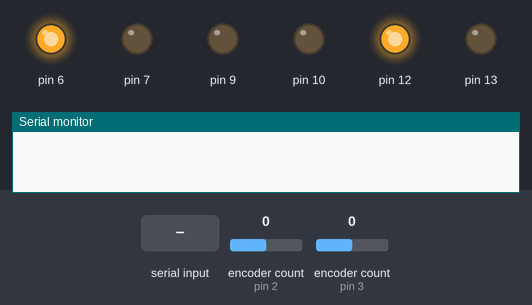
This sketch was run on a simulated Arduino Uno, built with avr-gcc and run on an emulated ATmega328P. Parts: output pins drawn as LEDs (lit = HIGH), the last lines printed to the serial monitor. Inputs (shaded band) come from the test bench; at power-on: encoder count (sensors on pin 3, pin 2) 0. EEPROM starts erased.

Above: at 1.2 s.
1.3 s: "D,45\n" received over Serial
At 1.6 s:
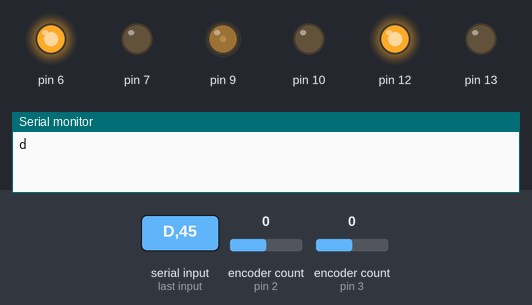
2.8 s: encoder count (sensor on pin 3) set to 4
At 3.3 s:
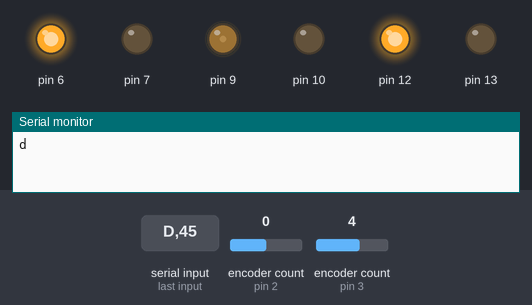
4.3 s: "L90\n" received over Serial
At 5.1 s:
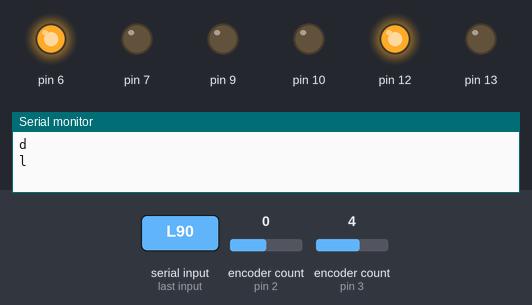
5.8 s: "L,45\n" received over Serial
At 6.2 s:
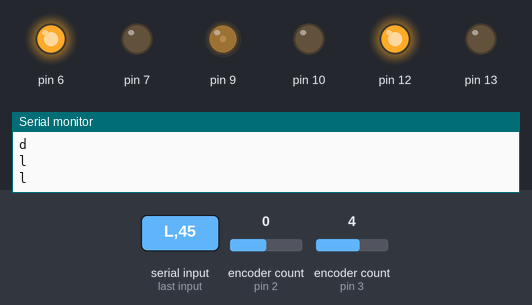
7.3 s: "D,45\n" received over Serial
At 8.5 s:
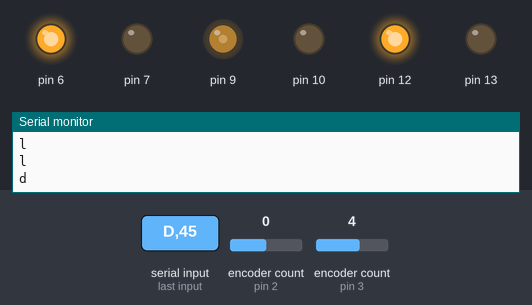
8.8 s: "D90\n" received over Serial
At 9.7 s:
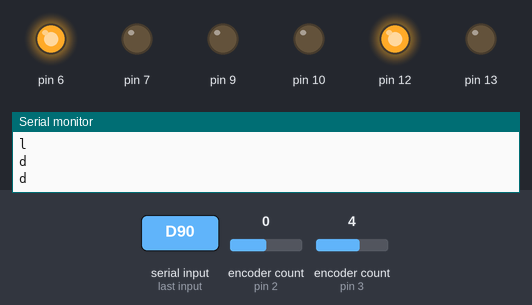
Timing chart, 0 to 11.3 s (numbered marks = the images above; inputs shaded):
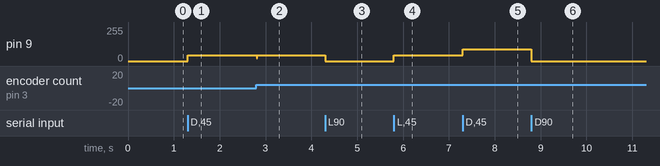

The sketch:

DiffMotorVelocityControl.ino
```cpp
//H,1,1.5,0.1,1/2
#define DEBUG 0
#define MAGICADDRESS 7
// randomly(or is it!) defined eeprom 42 address

// SET VELOCITY:  D,speed_motor_left,speed_motor_right\n
// SET PIDs:      H,P,I,D,1/2\n
// READ ENCODER:  R\n
// SET PWM:       L,speed_motor_left,speed_motor_right\n
// RESET ENCODER: I\n

#include <math.h>
#include <EEPROM.h>

#include <Encoder.h>
Encoder encL(3,5);
Encoder encR(2,4);

#include "MusafirMotor.h"
MusafirMotor motorL(6, 7, 9);
MusafirMotor motorR(12, 13, 10);
struct motorParams {
  double kp;
  double ki;
  double kd;
};
motorParams motorPIDL;
motorParams motorPIDR;

const float wheel_radius = 3.35; // in cm
const float circumference = 2 * M_PI * wheel_radius;
const float tickDistance = (float)circumference/1500.0;

unsigned long previousMillis = 0;
const long interval = 10;

String inputString = "";         // a string to hold incoming data
boolean stringComplete = false;  // whether the string is complete

#include <PID_v1.h>
double vel1 = 0, vel2 = 0;
double spd1, spd2;
double pwm1, pwm2;
// PID (&input, &output, &setpoint, kp, ki, kd, DIRECT/REVERSE)
PID pidL(&spd1, &pwm1, &vel1, 1,0,0, DIRECT);
PID pidR(&spd2, &pwm2, &vel2, 1,0,0, DIRECT);
boolean pidActive= false;

void setup() {
  Serial.begin(115200);
  inputString.reserve(100);

  encL.write(0);
  encR.write(0);
  motorL.setDir(FORWARD);
  motorR.setDir(FORWARD);

  initEEPROM();

  pidL.SetMode(MANUAL);       // PID CONTROL OFF
  pidR.SetMode(MANUAL);
  pidL.SetTunings(motorPIDL.kp, motorPIDL.ki, motorPIDL.kd);
  pidR.SetTunings(motorPIDR.kp, motorPIDR.ki, motorPIDR.kd);
  pidL.SetSampleTime(interval);      // sample time for PID
  pidR.SetSampleTime(interval);
  pidL.SetOutputLimits(0,255);  // min/max PWM
  pidR.SetOutputLimits(0,255);
}

void(* resetFunc) (void) = 0;//declare reset function at address 0

unsigned int debugCount=0;
int zp=0;
void loop() {
  if (stringComplete) {
    interpretSerialData();
    stringComplete = false;
    inputString = "";
  }

  unsigned long currentMillis = millis();
  if (currentMillis - previousMillis >= interval) {
    previousMillis = currentMillis;
    long encCurr1 = encL.read();
    long encCurr2 = encR.read();
    resetEncoders();

    float distance1 = (float)encCurr1*tickDistance;
    spd1 = (float)distance1*(1000.0/interval);
    float distance2 = (float)encCurr2*tickDistance;
    spd2 = (float)distance2*(1000.0/interval);

    debugCount++;
    if(DEBUG && (debugCount%10==0)){
//      Serial.print(encCurr1);
//      Serial.print(", ");
//      Serial.print(distance1);
//      Serial.print(", ");
      Serial.print(spd1);
      Serial.print(", ");
//      Serial.print(vel1);
//      Serial.print(", ");
      Serial.print(vel1-spd1);
      Serial.print(", ");
      Serial.print(pwm1);
      Serial.print(" | ");
//      Serial.print(encCurr2);
//      Serial.print(", ");
//      Serial.print(distance2);
//      Serial.print(", ");
      Serial.print(spd2);
      Serial.print(", ");
//      Serial.print(vel2);
//      Serial.print(", ");
      Serial.print(vel2-spd2);
      Serial.print(", ");
      Serial.print(pwm2);
      Serial.println();
    }
  }
  pidL.Compute();
  pidR.Compute();
  if(pidActive){
    if(vel1>0) motorL.setPWM(pwm1);
    else motorL.setPWM(0);
    if(vel2>0) motorR.setPWM(pwm2);
    else motorR.setPWM(0);
  }
}

void interpretSerialData(void){
    int c1=1, c2=1;
    int val1=0, val2=0;
    switch(inputString[0]){
      case 'D':
        // COMMAND:  D,speed_motor_left,speed_motor_right\n
        c1 = inputString.indexOf(',')+1;
        c2 = inputString.indexOf(',',c1);
        val1 = inputString.substring(c1,c2).toInt();
        c1 = c2+1;
        val2 = inputString.substring(c1).toInt();
        if(val1<0) { motorL.setDir(BACKWARD); val1 = -val1; }
        else         motorL.setDir(FORWARD);
        if(val2<0) { motorR.setDir(BACKWARD); val2 = -val2; }
        else         motorR.setDir(FORWARD);
        vel1 = val1;
        vel2 = val2;
        if(DEBUG){
          Serial.print("Velocity 1 ");
          Serial.println(vel1);
          Serial.print("Velocity 2 ");
          Serial.println(vel2);
        }
        Serial.println('d');
        if(vel1>0)
          pidL.SetMode(AUTOMATIC);
        else
          pidL.SetMode(MANUAL);
        if(vel2>0)
          pidR.SetMode(AUTOMATIC);
        else
          pidR.SetMode(MANUAL);
        pidActive= true;
        break;
      case 'H':
        // COMMAND:  H,P,I,D,1/2\n
        float p,i,d;
        c1 = inputString.indexOf(',')+1;
        c2 = inputString.indexOf(',',c1);
        p = inputString.substring(c1,c2).toFloat();
        c1 = c2+1;
        c2 = inputString.indexOf(',',c1);
        i = inputString.substring(c1,c2).toFloat();
        c1 = c2+1;
        c2 = inputString.indexOf(',',c1);
        d = inputString.substring(c1,c2).toFloat();
        c1 = c2+1;
        val1 = inputString.substring(c1).toInt();
        if(val1==1) {
          motorPIDL.kp = p;
          motorPIDL.ki = i;
          motorPIDL.kd = d;
          pidL.SetTunings(motorPIDL.kp, motorPIDL.ki, motorPIDL.kd);
          EEPROM.put((const int)MAGICADDRESS, motorPIDL);
          if(DEBUG) Serial.println("motorPIDL ");
        }
        else if(val1==2){
          motorPIDR.kp = p;
          motorPIDR.ki = i;
          motorPIDR.kd = d;
          pidR.SetTunings(motorPIDR.kp, motorPIDR.ki, motorPIDR.kd);
          EEPROM.put((const int)(MAGICADDRESS+sizeof(motorParams)), motorPIDR);
          if(DEBUG) Serial.println("motorPIDR ");
        }
        Serial.print("kp: ");
        Serial.println(p);
        Serial.print("ki: ");
        Serial.println(i);
        Serial.print("kd: ");
        Serial.println(d);
        Serial.println('h');
        break;
      case 'L':
        // COMMAND:  L,speed_motor_left,speed_motor_right\n
        c1 = inputString.indexOf(',')+1;
        c2 = inputString.indexOf(',',c1);
        val1 = inputString.substring(c1,c2).toInt();
        c1 = inputString.indexOf(',',c2)+1;
        val2 = inputString.substring(c1).toInt();
        if(val1<0) { motorL.setDir(BACKWARD); val1 = -val1; }
        else         motorL.setDir(FORWARD);
        if(val2<0) { motorR.setDir(BACKWARD); val2 = -val2; }
        else         motorR.setDir(FORWARD);
        pidActive= false;
        pidL.SetMode(MANUAL);
        pidR.SetMode(MANUAL);
        pwm1 = val1;
        pwm2 = val2;
        motorL.setPWM(pwm1);
        motorR.setPWM(pwm2);
        if(DEBUG){
          Serial.print("PWM1: "); Serial.println(val1);
          Serial.print("PWM2: "); Serial.println(val2);
        }
        Serial.println('l');
        break;
      case 'R':
        // COMMAND:  R\n
        Serial.print("r,");
        Serial.print(encL.read());
        Serial.print(',');
        Serial.print(encR.read());
        Serial.println();
        break;
      case 'I':
        // COMMAND: I\n
        resetEncoders();
        Serial.println('i');
        break;
      default:
        Serial.print("UNKNOWN COMMAND: ");
        Serial.println(inputString);
        break;
    }
}

void initEEPROM(void){
  int checkEEPROM=0;
  EEPROM.get(0, checkEEPROM);
  if(checkEEPROM==MAGICADDRESS){
    if(DEBUG) Serial.println("Reading from EEPROM.");
    EEPROM.get((const int)MAGICADDRESS, motorPIDL);   //(address, data)
    EEPROM.get((const int)(MAGICADDRESS+sizeof(motorParams)), motorPIDR);
  }
  else{
    //set default values
    if(DEBUG) Serial.println("Setting Default Values.");
    EEPROM.put(0, MAGICADDRESS);
    motorPIDL.kp = 1.0;
    motorPIDL.ki = 0.0;
    motorPIDL.kd = 0.0;
    EEPROM.put((const int)MAGICADDRESS, motorPIDL);

    motorPIDR.kp = 1.0;
    motorPIDR.ki = 0.0;
    motorPIDR.kd = 0.0;
    EEPROM.put((const int)(MAGICADDRESS+sizeof(motorParams)), motorPIDR);
  }
}

void resetEncoders(void){
  encL.write(0);
  encR.write(0);
}

void serialEvent()
{
  while (Serial.available()) {
    // get the new byte:
    char inChar = (char)Serial.read();
    // add it to the inputString:
    inputString += inChar;
    // if the incoming character is a newline, set a flag
    // so the main loop can do something about it:
    if (inChar == '\n') {
      stringComplete = true;
    }
  }
}
```

MusafirMotor.cpp
```cpp
// (licence header left out)
#include "MusafirMotor.h"


// ---------------------------------------------------------------------------
// MusafirMotor constructor
// ---------------------------------------------------------------------------

MusafirMotor::MusafirMotor(uint8_t ch1_pin, uint8_t ch2_pin, uint8_t pwm_pin) {
	_ch1_pin = ch1_pin;
	_ch2_pin = ch2_pin;
	_pwm_pin = pwm_pin;
	pinMode(ch1_pin, OUTPUT);
	pinMode(ch2_pin, OUTPUT);
	pinMode(pwm_pin, OUTPUT);
	setDir(FORWARD);
}


// ---------------------------------------------------------------------------
// Standard  methods
// ---------------------------------------------------------------------------

void MusafirMotor::setPWM(uint8_t pwm) {
	_pwm = pwm;
	analogWrite(_pwm_pin,_pwm);
}

unsigned int MusafirMotor::getPWM() {
	return(_pwm);
}

void MusafirMotor::setDir(uint8_t dir) {
	if(_dir!=dir){
		_dir = dir;
		switch(_dir){
			case FORWARD:
				digitalWrite(_ch1_pin, HIGH);
				digitalWrite(_ch2_pin, LOW);
				break;
			case BACKWARD:
				digitalWrite(_ch1_pin, LOW);
				digitalWrite(_ch2_pin, HIGH);
				break;
			case BRAKE:
				digitalWrite(_ch1_pin, HIGH);
				digitalWrite(_ch2_pin, HIGH);
				break;
			case RELEASE:
				digitalWrite(_ch1_pin, LOW);
				digitalWrite(_ch2_pin, LOW);
				break;
		}
	}
}

unsigned int MusafirMotor::getDir() {
	return(_dir);
}
```

MusafirMotor.h
```cpp
// (licence header left out)
#ifndef MusafirMotor_h
#define MusafirMotor_h

#if defined (ARDUINO) && ARDUINO >= 100
	#include <Arduino.h>
#else
	#include <WProgram.h>
	#include <pins_arduino.h>
#endif

#if defined (__AVR__)
	#include <avr/io.h>
#endif

#define FORWARD   1
#define BACKWARD  2
#define BRAKE     3
#define RELEASE   4

class MusafirMotor {
	public:
		MusafirMotor(uint8_t ch1_pin, uint8_t ch2_pin, uint8_t pwm_pin);
		void setPWM(uint8_t pwm);
		unsigned int getPWM();
		void setDir(uint8_t dir);
		unsigned int getDir();
	private:
		uint8_t _ch1_pin;
		uint8_t _ch2_pin;
		uint8_t _pwm_pin;
		uint8_t _pwm;
		uint8_t _dir;
};

#endif
```

Measured:
- after the input at 1.3 s, pin 9: 0/255 → 45/255 at once
- after the input at 2.8 s, pin 9: 45/255 → 22/255 at once, → 45/255 0.01 s later
- after the input at 4.3 s, pin 9: 45/255 → 0/255 at once
- after the input at 5.8 s, pin 9: 0/255 → 45/255 at once
- after the input at 7.3 s, pin 9: 45/255 → 90/255 at once
- after the input at 8.8 s, pin 9: 90/255 → 0/255 at once
